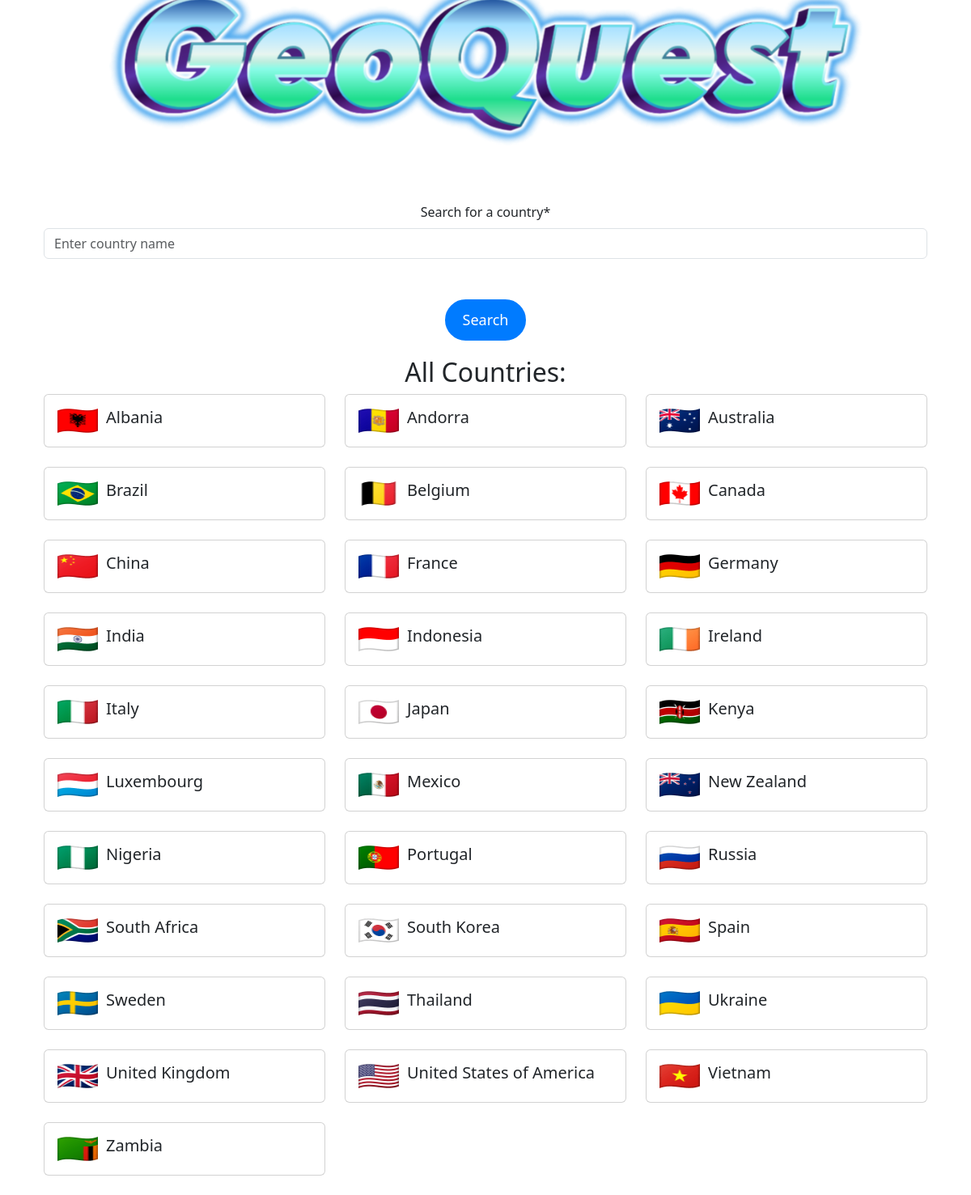
The app's page /countries/ with its own data.
### countries/models.py (models this page shows, shortened)
class Country(models.Model):
    name = models.CharField(max_length=100)
    flag_image = models.ImageField(upload_to='flags/', blank=True, null=True)

### countries/views.py (the view)
# urls.py: 2. Add a URL to urlpatterns:  path('', views.home, name='home')
def home(request):
    form = CountrySearchForm(request.GET or None)  # Bind form with GET data if available
    countries = Country.objects.all()
    if 'q' in request.GET:  # Check if there's a search query
        query = request.GET.get('q')
        countries = Country.objects.filter(name__icontains=query)
    return render(request, 'home.html', {'form': form, 'countries': countries})

### countries/forms.py
class CountrySearchForm(forms.Form):
    q = forms.CharField(
        label="Search for a country",
        max_length=100,
        widget=forms.TextInput(attrs={'placeholder': 'Enter country name', 'class': 'form-control'})
    )

### countries/templates/home.html (shortened to what this page needs)
{% load crispy_forms_tags %}
{% load static %}
<!DOCTYPE html>
<html lang="en">
<head>
    <link href="{% static 'css/style.css' %}" rel="stylesheet">
    <link href="https://cdn.jsdelivr.net/npm/bootstrap@5.3.0-alpha1/dist/css/bootstrap.min.css" rel="stylesheet">
</head>
<body>
    <div class="container mt-5">
        {% load crispy_forms_tags %}
{% load static %}
<!DOCTYPE html>
<html lang="en">
<head>
    <link href="{% static 'css/style.css' %}" rel="stylesheet">
    <link href="https://cdn.jsdelivr.net/npm/bootstrap@5.3.0-alpha1/dist/css/bootstrap.min.css" rel="stylesheet">
</head>
<body class="d-flex flex-column" style="min-height: 100vh;">
    <div class="container d-flex flex-column justify-content-center mt-5" style="flex-grow: 1; padding-top: 20px;">
        <div class="text-center mb-4">
            <img src="{% static 'images/geoquest.png' %}" alt="GeoQuest Logo" class="logo">
        </div>
        <form method="get" action="{% url 'search_results' %}">
            {{ form|crispy }}
            <button type="submit" class="search-button">Search</button>
        </form>
    </div>
    <div class="container" style="flex-grow: 2; overflow-y: auto; padding-top: 20px;">
        <h2 class="text-center">All Countries:</h2>
        <div class="row">
            {% for country in countries %}
                <div class="col-md-4 mb-4">
                    <div class="card">
                        <div class="card-body">
                            <div class="d-flex align-items-center">
                                {% if country.flag_image %}
                                    <img src="{{ country.flag_image.url }}" alt="{{ country.name }} flag" style="width: 50px; height: 30px; margin-right: 10px;">
                                {% endif %}
                                <h5 class="card-title">{{ country.name }}</h5>
                            </div>
                        </div>
                    </div>
                </div>
            {% empty %}
                <p>No countries found.</p>
            {% endfor %}
        </div>
    </div>
</body>
</html>
</body>
</html>

### static/css/style.css (style rules this page uses)
body { background-color: #f8f9fa; display: flex; justify-content: center; align-items: center; height: 100vh; }
.container { text-align: center; }
.search-button { margin-top: 30px; padding: 10px 20px; font-size: 18px; border-radius: 50px; border: 2px solid #007bff; background-color: #007bff; color: white; transition: all 0.3s ease; }
.form-control { margin-bottom: 20px; }

### records on screen
Country: flag_image (picture), name "Albania"
Country: flag_image (picture), name "Andorra"
Country: flag_image (picture), name "Australia"
Country: flag_image (picture), name "Brazil"
Country: flag_image (picture), name "Belgium"
Country: flag_image (picture), name "Canada"
Country: flag_image (picture), name "China"
Country: flag_image (picture), name "France"
Country: flag_image (picture), name "Germany"
Country: flag_image (picture), name "India"
Country: flag_image (picture), name "Indonesia"
Country: flag_image (picture), name "Ireland"
Country: flag_image (picture), name "Italy"
Country: flag_image (picture), name "Japan"
Country: flag_image (picture), name "Kenya"
Country: flag_image (picture), name "Luxembourg"
Country: flag_image (picture), name "Mexico"
Country: flag_image (picture), name "New Zealand"
Country: flag_image (picture), name "Nigeria"
Country: flag_image (picture), name "Portugal"
Country: flag_image (picture), name "Russia"
Country: flag_image (picture), name "South Africa"
Country: flag_image (picture), name "South Korea"
Country: flag_image (picture), name "Spain"
Country: flag_image (picture), name "Sweden"
Country: flag_image (picture), name "Thailand"
Country: flag_image (picture), name "Ukraine"
Country: flag_image (picture), name "United Kingdom"
Country: flag_image (picture), name "United States of America"
Country: flag_image (picture), name "Vietnam"
Country: flag_image (picture), name "Zambia"
